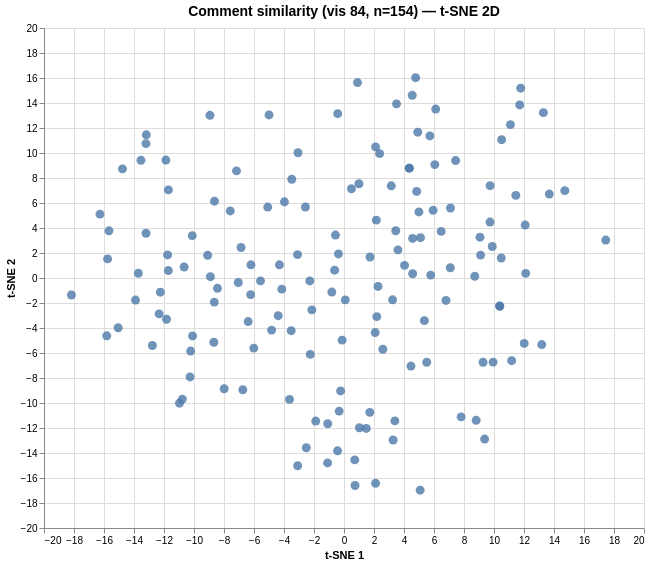

Specify this chart in Vega-Lite:
### Vega specification from a JSON file in a GitHub repository (floating-point values rounded to 4 significant figures; data arrays with more than 128 entries replaced by an {"elided": "..."} marker saying what was removed)
{"$schema": "https://vega.github.io/schema/vega/v6.json", "data": [{"name": "param_1e9efca18e7a2868_store"}, {"name": "source_0", "values": {"elided": "154 records"}}, {"name": "source_0_x_domain_dim_1", "values": [{"min": -18.17, "max": 17.45}]}, {"name": "source_0_y_domain_dim_2", "values": [{"min": -16.97, "max": 16.02}]}], "signals": [{"name": "unit", "value": {}, "on": [{"events": "pointermove", "update": "isTuple(group()) ? group() : unit"}]}, {"name": "param_1e9efca18e7a2868", "update": "vlSelectionResolve(\"param_1e9efca18e7a2868_store\", \"union\")"}, {"name": "param_1e9efca18e7a2868_dim_1", "on": [{"events": [{"source": "view", "type": "dblclick"}], "update": "null"}, {"events": {"signal": "param_1e9efca18e7a2868_translate_delta"}, "update": "panLinear(param_1e9efca18e7a2868_translate_anchor.extent_x, -param_1e9efca18e7a2868_translate_delta.x / width)"}, {"events": {"signal": "param_1e9efca18e7a2868_zoom_delta"}, "update": "zoomLinear(domain(\"x\"), param_1e9efca18e7a2868_zoom_anchor.x, param_1e9efca18e7a2868_zoom_delta)"}]}, {"name": "param_1e9efca18e7a2868_dim_2", "on": [{"events": [{"source": "view", "type": "dblclick"}], "update": "null"}, {"events": {"signal": "param_1e9efca18e7a2868_translate_delta"}, "update": "panLinear(param_1e9efca18e7a2868_translate_anchor.extent_y, param_1e9efca18e7a2868_translate_delta.y / height)"}, {"events": {"signal": "param_1e9efca18e7a2868_zoom_delta"}, "update": "zoomLinear(domain(\"y\"), param_1e9efca18e7a2868_zoom_anchor.y, param_1e9efca18e7a2868_zoom_delta)"}]}, {"name": "param_1e9efca18e7a2868_tuple", "on": [{"events": [{"signal": "param_1e9efca18e7a2868_dim_1 || param_1e9efca18e7a2868_dim_2"}], "update": "param_1e9efca18e7a2868_dim_1 && param_1e9efca18e7a2868_dim_2 ? {unit: \"\", fields: param_1e9efca18e7a2868_tuple_fields, values: [param_1e9efca18e7a2868_dim_1,param_1e9efca18e7a2868_dim_2]} : null"}]}, {"name": "param_1e9efca18e7a2868_tuple_fields", "value": [{"field": "dim_1", "channel": "x", "type": "R"}, {"field": "dim_2", "channel": "y", "type": "R"}]}, {"name": "param_1e9efca18e7a2868_translate_anchor", "value": {}, "on": [{"events": [{"source": "scope", "type": "pointerdown"}], "update": "{x: x(unit), y: y(unit), extent_x: domain(\"x\"), extent_y: domain(\"y\")}"}]}, {"name": "param_1e9efca18e7a2868_translate_delta", "value": {}, "on": [{"events": [{"source": "window", "between": [{"source": "scope", "type": "pointerdown"}, {"source": "window", "type": "pointerup"}], "consume": true, "type": "pointermove"}], "update": "{x: param_1e9efca18e7a2868_translate_anchor.x - x(unit), y: param_1e9efca18e7a2868_translate_anchor.y - y(unit)}"}]}, {"name": "param_1e9efca18e7a2868_zoom_anchor", "on": [{"events": [{"source": "scope", "type": "wheel", "consume": true}], "update": "{x: invert(\"x\", x(unit)), y: invert(\"y\", y(unit))}"}]}, {"name": "param_1e9efca18e7a2868_zoom_delta", "on": [{"events": [{"source": "scope", "type": "wheel", "consume": true}], "update": "pow(1.001, event.deltaY * pow(16, event.deltaMode))", "force": true}]}, {"name": "param_1e9efca18e7a2868_modify", "on": [{"events": {"signal": "param_1e9efca18e7a2868_tuple"}, "update": "modify(\"param_1e9efca18e7a2868_store\", param_1e9efca18e7a2868_tuple, true)"}]}], "marks": [{"type": "symbol", "name": "marks", "from": {"data": "source_0"}, "encode": {"update": {"opacity": {"value": 0.8}, "size": {"value": 80}, "y": {"field": "dim_2", "scale": "y"}, "fill": {"value": "#4c78a8"}, "shape": {"value": "circle"}, "x": {"field": "dim_1", "scale": "x"}, "tooltip": {"signal": "{\"Comment #\": format(datum[\"index\"], \"\"), \"Comment\": isValid(datum[\"comment\"]) ? datum[\"comment\"] : \"\"+datum[\"comment\"]}"}}}, "style": ["circle"], "clip": true, "interactive": true}], "scales": [{"name": "x", "type": "linear", "domain": [{"signal": "(data(\"source_0_x_domain_dim_1\")[0] || {}).min"}, {"signal": "(data(\"source_0_x_domain_dim_1\")[0] || {}).max"}], "range": [0, {"signal": "width"}], "nice": true, "zero": true, "domainRaw": {"signal": "param_1e9efca18e7a2868[\"dim_1\"]"}}, {"name": "y", "type": "linear", "domain": [{"signal": "(data(\"source_0_y_domain_dim_2\")[0] || {}).min"}, {"signal": "(data(\"source_0_y_domain_dim_2\")[0] || {}).max"}], "range": [{"signal": "height"}, 0], "nice": true, "zero": true, "domainRaw": {"signal": "param_1e9efca18e7a2868[\"dim_2\"]"}}], "axes": [{"scale": "x", "aria": false, "tickCount": {"signal": "ceil(width/40)"}, "minExtent": 0, "domain": false, "labels": false, "orient": "bottom", "grid": true, "maxExtent": 0, "ticks": false, "zindex": 0, "gridScale": "y"}, {"scale": "y", "orient": "left", "gridScale": "x", "tickCount": {"signal": "ceil(height/40)"}, "aria": false, "labels": false, "grid": true, "domain": false, "minExtent": 0, "maxExtent": 0, "ticks": false, "zindex": 0}, {"scale": "x", "grid": false, "labelFlush": true, "orient": "bottom", "labelOverlap": true, "title": "t-SNE 1", "tickCount": {"signal": "ceil(width/40)"}, "zindex": 0}, {"scale": "y", "title": "t-SNE 2", "tickCount": {"signal": "ceil(height/40)"}, "grid": false, "zindex": 0, "labelOverlap": true, "orient": "left"}], "title": {"text": "Comment similarity (vis 84, n=154) — t-SNE 2D", "fontSize": 14, "frame": "group"}, "height": 500, "background": "white", "style": "cell", "width": 600, "padding": 5}
